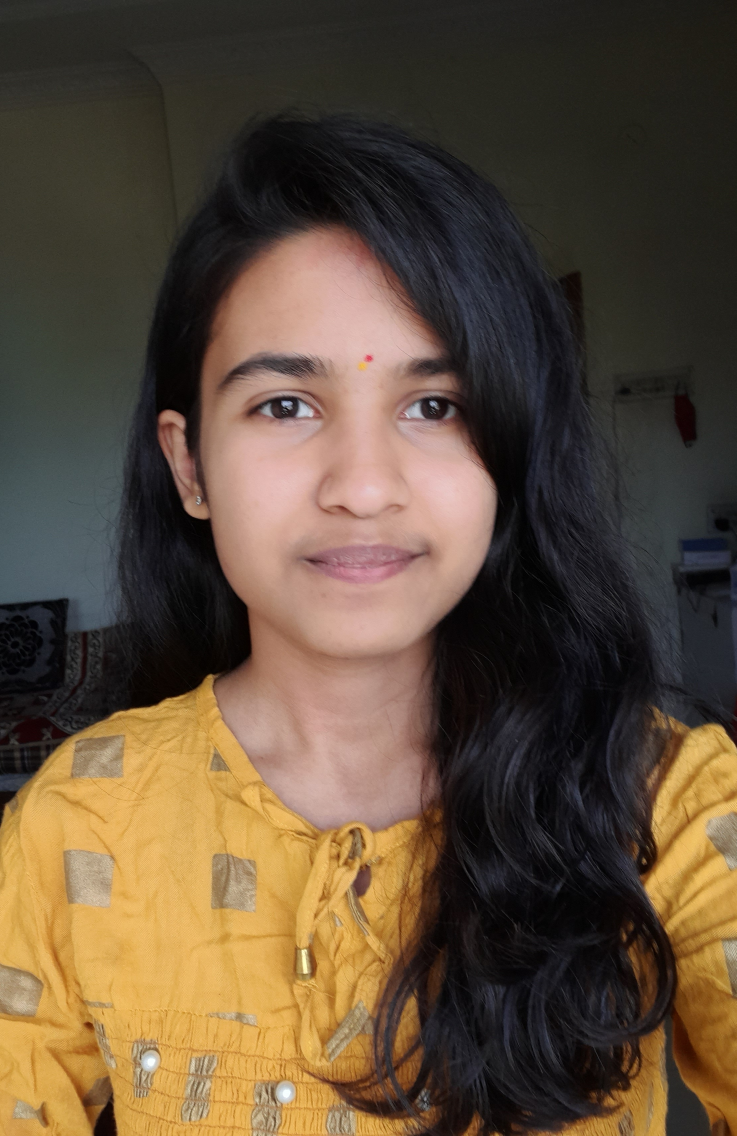
#> input picture Image Processing/Resources/Face.jpg, 2210 x 3408 px, found by its file name (shown at 1/3 size)
$ python FaceDetection.py
#> lines starting #> are read from the running program, lines starting #| are printed output that depends on the picture; after the words box and inside, x2 and y2 are one past the last pixel; in counts of white or black regions, pixels touching at a corner belong together
import cv2

faceCascadde = cv2.CascadeClassifier("D:/My codes/Computer Vision/Image Processing/Resources/haarcascade_frontalface_default.xml")
img = cv2.imread("D:/My codes/Computer Vision/Image Processing/Resources/Face.jpg")
#> img is the input picture: shape (3408, 2210, 3); mean B, G, R 58.6, 77.8, 95.5
img = cv2.resize(img, (400, 400))
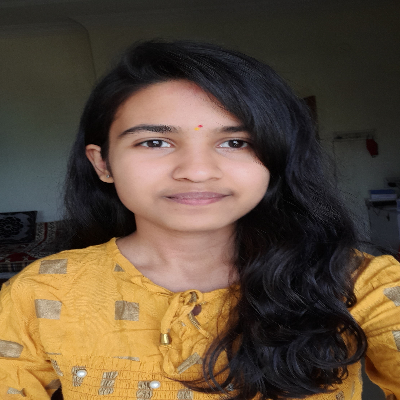
#> img: shape (400, 400, 3); mean B, G, R 58.5, 77.7, 95.4
imgGray = cv2.cvtColor(img,cv2.COLOR_BGR2GRAY)
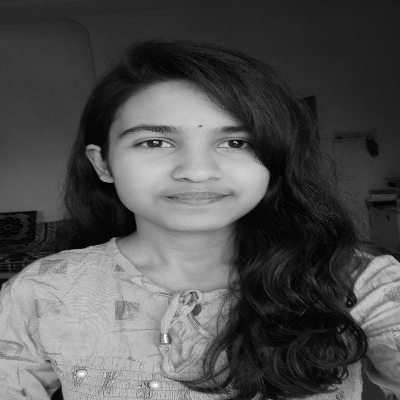
#> imgGray: shape (400, 400); min 0, max 253, mean 80.8
faces = faceCascadde.detectMultiScale(imgGray,1.1,4)
#> faces = [[107, 79, 165, 165]]

for(x,y,w,h) in faces:
    cv2.rectangle(img, (x,y),(x+w,y+h),(255,0,0),2)
#> this loop made 1 pass
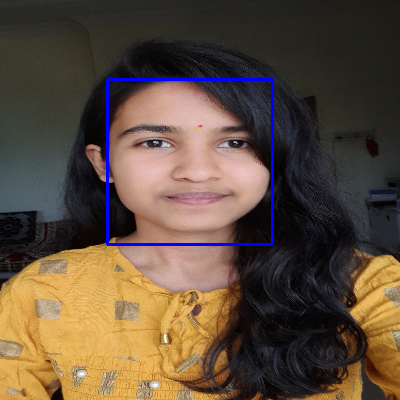
#> img: shape (400, 400, 3); 1.23% of pixels changed, all inside (x1, y1, x2, y2) = (106, 78, 274, 246)

cv2.imshow("Output", img)
cv2.waitKey(0)

$ run again, with Image Processing/Resources/Nature.jpg copied over Image Processing/Resources/Face.jpg
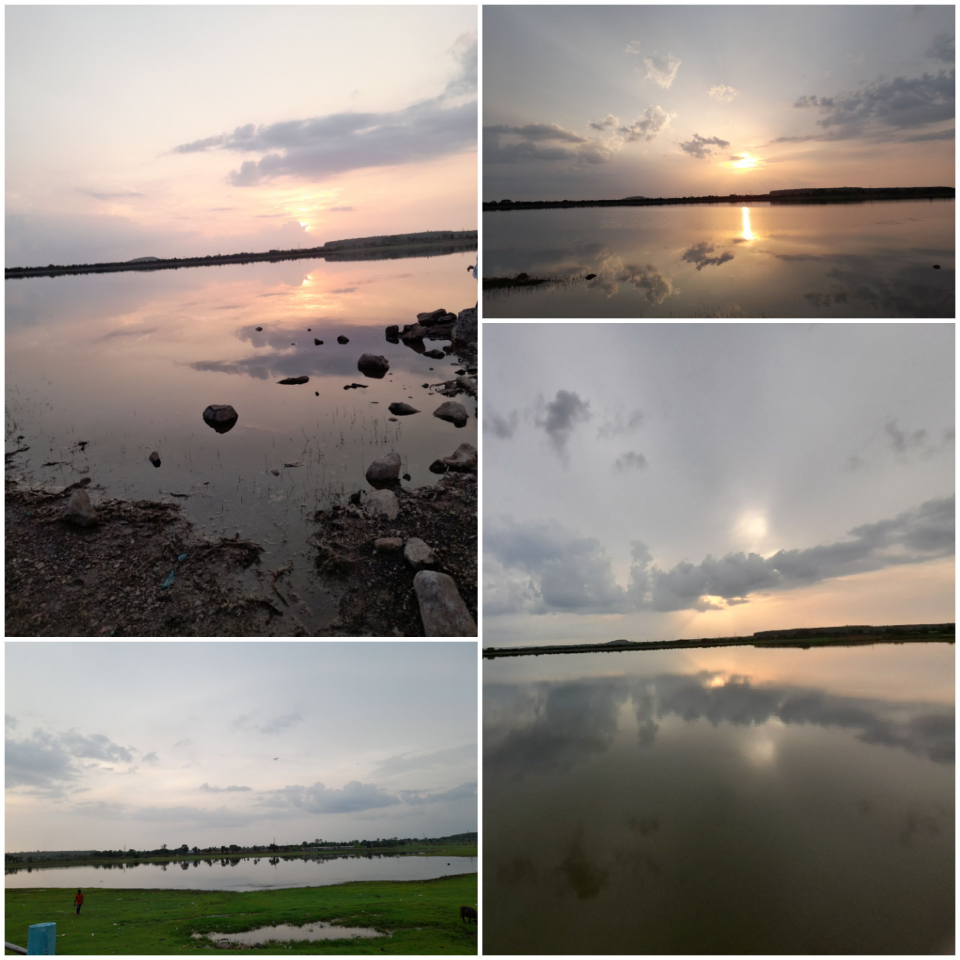
#> input picture Image Processing/Resources/Nature.jpg, 2880 x 2880 px, found by its file name (shown at 1/3 size)
#> img is the input picture: shape (2880, 2880, 3); mean B, G, R 128.2, 135.1, 141.9
#> `img = cv2.resize(img, (400, 400))`:
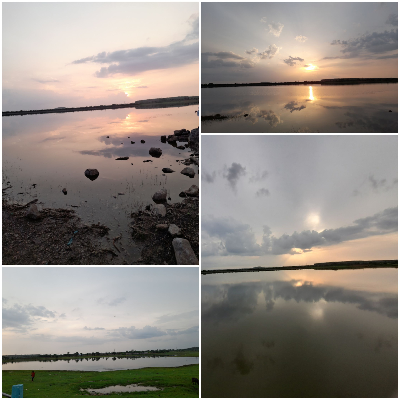
#> img: shape (400, 400, 3); mean B, G, R 128.3, 135.2, 142
#> `imgGray = cv2.cvtColor(img,cv2.COLOR_BGR2GRAY)`:
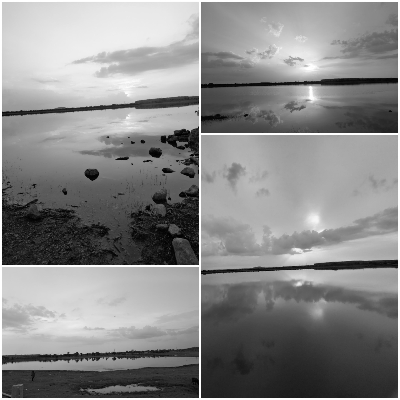
#> imgGray: shape (400, 400); min 0, max 255, mean 136.4
#> faces = ()
